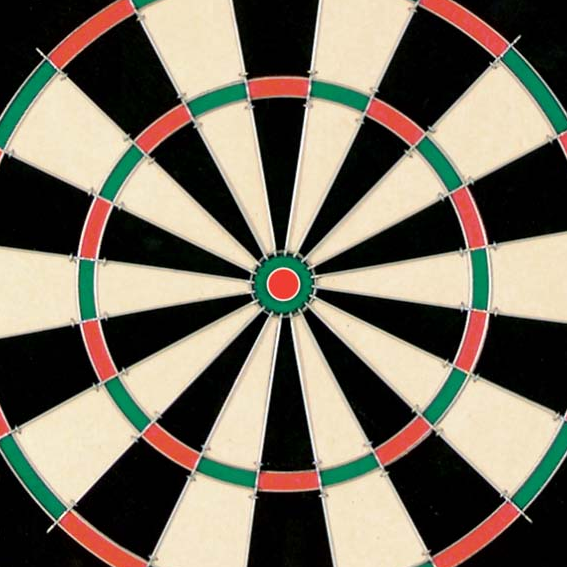
//> input picture dart.bmp, 567 x 567 px
$ ./sobel ../dart.bmp   (built with g++ and OpenCV 4)
//> lines starting //> are read from the running program, lines starting //| are printed output that depends on the picture
// header inclusion
#include <stdio.h>
#include "opencv2/objdetect/objdetect.hpp"
#include "opencv2/opencv.hpp"
#include "opencv2/core/core.hpp"
#include "opencv2/highgui/highgui.hpp"
#include "opencv2/imgproc/imgproc.hpp"
#include <iostream>

using namespace std;
using namespace cv;

/** Function Headers */
void convolution(Mat image, Mat kernel, Mat &output);
void magnitude(Mat dx, Mat dy, Mat &mag);
void normalize(Mat m);
void direction(Mat dx, Mat dy, Mat &grad);

int main(int argc, const char** argv)
{
    // Read Input Image
	Mat frame = imread(argv[1], CV_LOAD_IMAGE_GRAYSCALE);
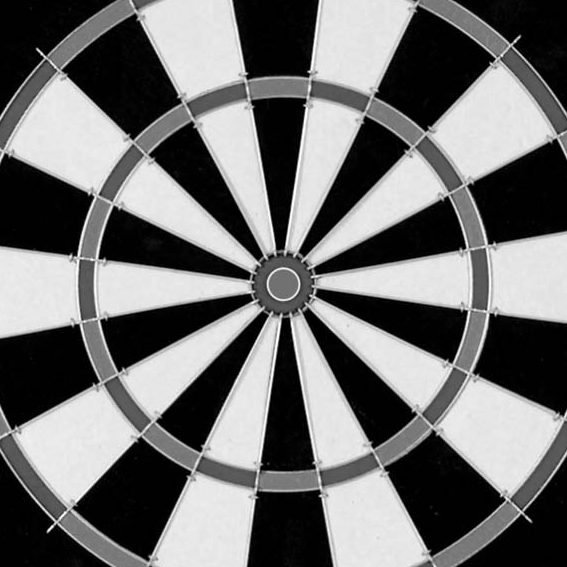
//> frame: 567 rows x 567 cols, CV_8UC1; min 0, max 255, mean 112.2
	frame.convertTo(frame, CV_64F);
//> frame: 567 rows x 567 cols, CV_64FC1
	Mat x_kernel = (Mat_<double> (3, 3) << -1, 0, 1, -2, 0, 2, -1, 0, 1);
	Mat y_kernel = (Mat_<double> (3, 3) << 1, 2, 1, 0, 0, 0, -1, -2, -1);
	Mat dy;
	Mat dx;
	convolution(frame, x_kernel, dx);
//> after the loop in convolution, `for (int i = 0; i < image.rows - 2; i++)`:
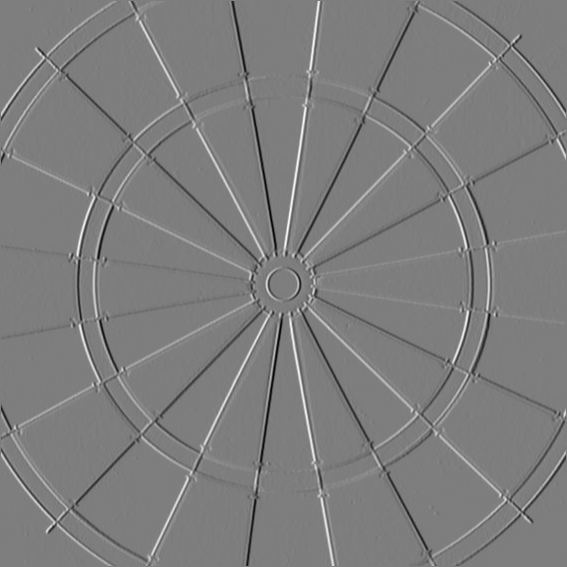
//> output: 567 rows x 567 cols, CV_64FC1; min -967, max 990, mean 0; drawn with min black and max white
	convolution(frame, y_kernel, dy);
//> after the loop in convolution (call 2), `for (int i = 0; i < image.rows - 2; i++)`:
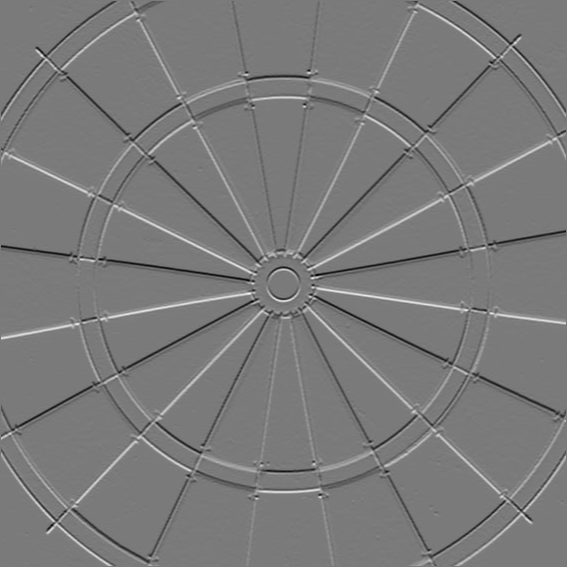
//> output: 567 rows x 567 cols, CV_64FC1; min -794, max 855, mean -0.1; drawn with min black and max white

	Mat mag;
	magnitude(dx, dy, mag);
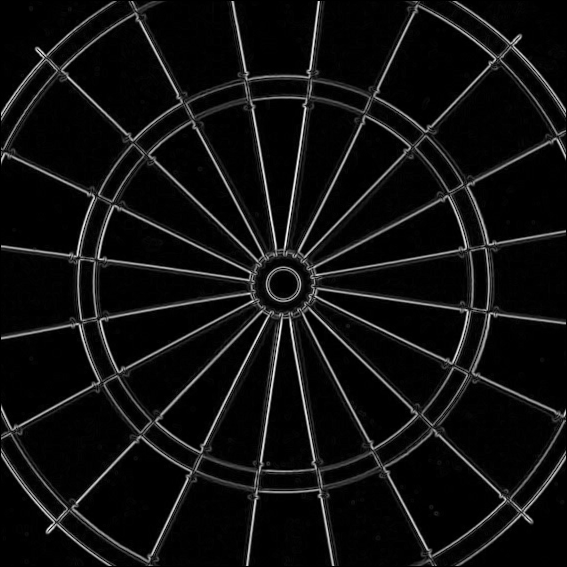
//> mag: 567 rows x 567 cols, CV_64FC1; min 0, max 992.5, mean 61.9; drawn with min black and max white


	Mat dir;
	direction(dx, dy, dir);
//> after the loop in direction, `for (int i = 0; i < dir.rows; i++)`:
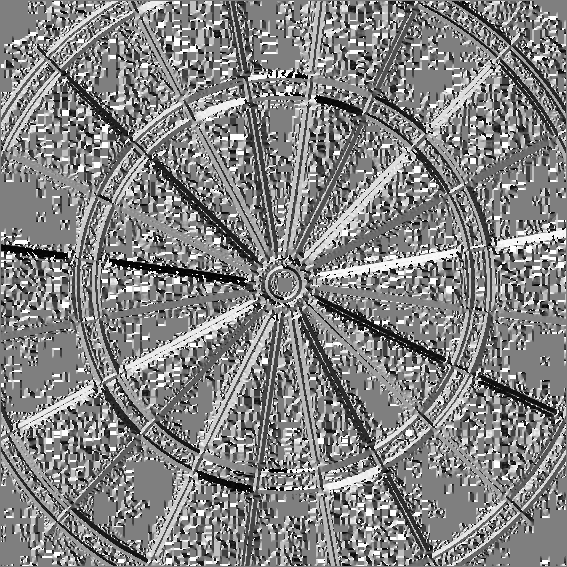
//> dir: 567 rows x 567 cols, CV_64FC1; min -3.14, max 3.14, mean 0.105; drawn with min black and max white
	dir = (dir + CV_PI)/(2*CV_PI) * 255;

	double min;
	double max;
	Point minLoc;
	Point maxLoc;
	minMaxLoc(dir, &min, &max, &minLoc, &maxLoc);
//> min = 0.0721; max = 255; minLoc = Point(285, 76); maxLoc = Point(54, 1)

	cout << "Min: " << min << endl;
//| Min: 0.0720861
	cout << "Max: " << max << endl;
//| Max: 255
	cout << "MinLoc: " << minLoc << endl;
//| MinLoc: [285, 76]
	cout << "MaxLoc: " << maxLoc << endl;
//| MaxLoc: [54, 1]

	normalize(dx);
//> in normalize, `minMaxLoc(m, &min, &max);`: min = -967; max = 990
	normalize(dy);
	normalize(mag);

	imwrite("sobelx.jpg", dx);
	imwrite("sobely.jpg", dy);
	imwrite("sobelmag.jpg", mag);
	imwrite("sobeldir.jpg", dir);

	return 0;
}

void convolution(Mat image, Mat kernel, Mat &output) {
	output.create(image.size(), image.type());
	for (int i = 0; i < image.rows - 2; i++) {
		for (int j = 0; j < image.cols - 2; j++) {
			output.at<double>(i + 1, j + 1) = sum(image(Rect(j, i, 3, 3)).mul(kernel))[0];
		}
	}
}

void magnitude(Mat dx, Mat dy, Mat &mag) {
	mag.create(dx.size(), CV_64F);

	sqrt(dx.mul(dx) + dy.mul(dy), mag);
}

void normalize(Mat m) {
	double min;
	double max;
	minMaxLoc(m, &min, &max);

	m = (m - min) * (255/(max - min));
}

void direction(Mat dx, Mat dy, Mat &dir) {
	dir.create(dx.size(), CV_64F);
	for (int i = 0; i < dir.rows; i++) {
		for (int j = 0; j < dir.cols; j++) {
			dir.at<double>(i, j) = atan2(dx.at<double>(i, j), dy.at<double>(i, j));

		}

	}

}
